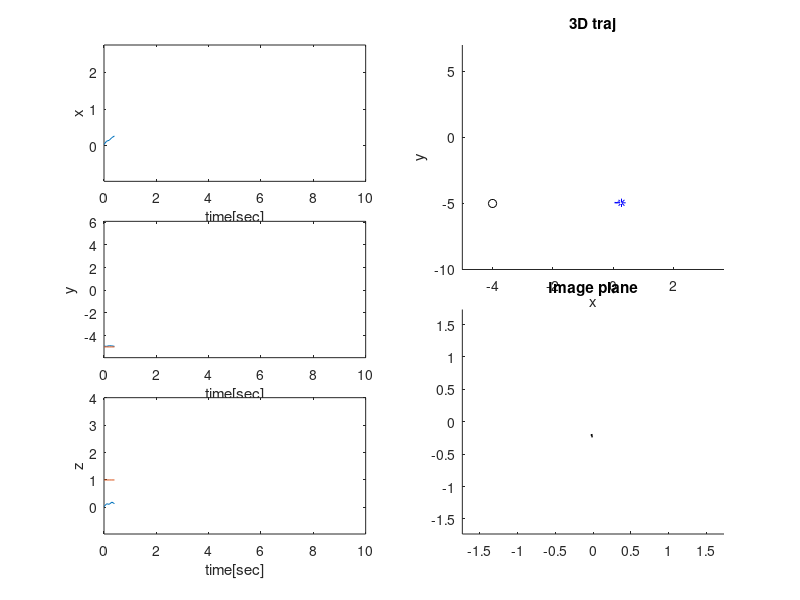

MATLAB code for this plot: (Note: this script raises an error after producing the figure.)
%% This is interception problem using numerical optimization 

%% Parameters
    global t_horizon_prediction t_horizon_observ n
    dt=0.1;  % time interval of each step 
    t_horizon_prediction=1.5;  % prediction horizon 
    N_obs=5; % observation fitting data number 
    t_horizon_observ=dt*N_obs;    % observation horizon                        
    t_exe=0.7;           % executed following horizon of UAV in real world (should be adjusted)
    tf=10;                   % final time of simulation 
    t_init=0;
    N_sim=length(t_init:dt:tf);
    n=4; % poly order 
    
    % Compute time vector t s.t p(t)=p*t
    t0=zeros(n+1,1); t1=zeros(n+1,1);
    t0(1)=1; t1(2)=1;

    % Compute the time integral matrix from 0 to 1
    T0=zeros(n+1,n+1);  
    T1=zeros(n+1,n+1);  % intergral of time vector 1st derviative    
    T3=zeros(n+1,n+1);  % jerk 
    for i=1:n+1
        for j=1:n+1
            T0(i,j)=1/(i+j-1);
            if i>1 && j>1
                T1(i,j)=(i-1)*(j-1)/(i+j-3);
            end
            if i>3 && j>3
                T3(i,j)=factorial(i-1)/factorial(i-4)*factorial(j-1)/factorial(j-4)/(i+j-8+1);
            end
        end
    end
         
%% Target 
    % target predifined history (C-curve) which UAV doesn't know 
    theta=linspace(-pi/2,pi/2,N_sim);
    R=5;
    xs=R*cos(theta)/3; ys=R*sin(theta); zs=linspace(0,3,N_sim);
    
    g_history=[xs;ys;zs]; % positional history of target
    target_traj_noise=rand(3,length(g_history))/10;
    g_history=g_history+target_traj_noise;
%     plot3(g_history(1,:),g_history(2,:),g_history(3,:),'b-')
    
% for now, lets assume UAV can observe initial movement 

%% UAV intial state    
    X=[-4 -5 1]'; Xdot=[0 0 0];
    xr=X(1); yr=X(2); zr=X(3);
    xr_dot=0; yr_dot=0; zr_dot=0;
    yaw=atan2((ys(1)-yr),(xs(1)-xr));
    p_history=[]; % positional history of UAV 
    yaw_history=[];        % yaw history of UAV
%% Main loop     
    replan=false; % replan start?  
    count=0; % iteration count
    count_replan=0;
    isPredicted=false; % is there any predicted motion? in the very first time, No. 
    % drawing 
    figure
    set(gcf,'Position',[100,300,800,500])
    for t=t_init:dt:tf 
    %% replanning loop         
        if replan % If we need to replan (in this case, at every t_elapsed)      
        
        %% obtaining the latest observation data 
            t_obs=t-(N_obs-1)*dt:dt:t; % last N_obs time 
            xt_obs=xs(count-N_obs+1:count); yt_obs=ys(count-N_obs+1:count); zt_obs=zs(count-N_obs+1:count);
            t_replan_start=t; % start time of replanning. which correspond to 0 
        %% Target traj estimation     
            [pt_x,pt_y,pt_z]=target_motion_estimate(t_obs,[xt_obs;yt_obs;zt_obs]);  % coefficients from 0th order to nth order 
            isPredicted=true;
        %% Optimization
            
            % Optimization weights
            w0=30; w1=5; w3=1; % weight for positional & velocity errors % jerk 
            options=optimoptions('quadprog','Display','off');
            % Optimization (Output: polynomial scaled in [0 1])
            pr_x=quadprog(w0*T0+w1*T1+w3*T3,-w0*T0*pt_x-w1*T1*pt_x,[],[],[t0'; t1'],[xr; xr_dot*(t_horizon_prediction)],[],[],[],options);
            pr_y=quadprog(w0*T0+w1*T1+w3*T3,-w0*T0*pt_y-w1*T1*pt_y,[],[],[t0'; t1'],[yr; yr_dot*(t_horizon_prediction)],[],[],[],options);
            pr_z=quadprog(w0*T0+w1*T1+w3*T3,-w0*T0*pt_z-w1*T1*pt_z,[],[],[t0'; t1'],[zr; zr_dot*(t_horizon_prediction)],[],[],[],options);
            % For polyval(Matlab), we flip this coeff.
            pr_x=fliplr(pr_x'); pr_y=fliplr(pr_y'); pr_z=fliplr(pr_z');
            pt_x=fliplr(pt_x'); pt_y=fliplr(pt_y'); pt_z=fliplr(pt_z');

            % Reset the count to 0 
            count_replan=0;
        end
       %% Execute planned path 
        if isPredicted  % if no planning exits, we have nothing to execute
            %% prediction and corresponding plan
            t_eval=linspace(0,1,10); % in real time, this is [t_cur,t_cur+t_horizon_prediction] 
            % Predicted target traj
            xs_pred=polyval(pt_x,t_eval); ys_pred=polyval(pt_y,t_eval); zs_pred=polyval(pt_z,t_eval);
            xrs=polyval(pr_x,t_eval); yrs=polyval(pr_y,t_eval); zrs=polyval(pr_z,t_eval);
                        
            %% Getting state
            % UAV planned state
            t_norm=(t-t_replan_start+dt)/t_horizon_prediction;
            xr=polyval(pr_x,t_norm); yr=polyval(pr_y,t_norm); zr=polyval(pr_z,t_norm);
            xr_dot=(xr-p_history(1,end))/dt; yr_dot=(yr-p_history(2,end))/dt; zr_dot=(zr-p_history(3,end))/dt;
            % predicted target state 
            xt_pred=polyval(pt_x,t_norm); yt_pred=polyval(pt_y,t_norm); zt_pred=polyval(pt_z,t_norm);
            % Desired yaw vector
            yaw=atan2(yt_pred-yr,xt_pred-xr); 
             
        end
        % save current state
        p_history=[p_history [xr; yr; zr]];
        yaw_history=[yaw_history yaw];
       %% do we need to replan? 
        count_replan=count_replan+1;
        count=count+1;
        
        fprintf('current iter : %d replanning count : %d \n',count,count_replan);
        
        if isPredicted
            replan=(count_replan==int32(t_exe/dt));  
        else
            replan=(count_replan==int32(t_horizon_observ/dt));  
        end
        
        
        %% Result animation 
        clf
        t_history=t_init:dt:t;

         % 3D traj 
        subplot(6,2,[2 4 6])
        title('3D traj')
        xlabel('x'); ylabel('y'); zlabel('z')  
        axis([min(xs)-5 max(xs)+2 min(ys)-5 max(ys)+2  min(zs)-3 max(zs)+2])
        hold on 
        % actual stastes
        plot3(g_history(1,1:count),g_history(2,1:count),g_history(3,1:count),'b-','LineWidth',1)         
        plot3(p_history(1,1:count),p_history(2,1:count),p_history(3,1:count),'k-','LineWidth',1);
        plot3(xr,yr,zr,'ko')
        plot3(g_history(1,count),g_history(2,count),g_history(3,count),'b*')
        if isPredicted
            % predicted target traj
            plot3(xs_pred,ys_pred,zs_pred,'g-','LineWidth',1)
            % planned UAV traj
            plot3(xrs,yrs,zrs,'r-','LineWidth',0.5)
            
        end
        hold off

           % xyz 
        subplot(6,2,[1 3])
        plot(t_history,g_history(1,1:count),t_history,p_history(1,1:count));
        axis([t_init tf min(g_history(1,:))-1 max(g_history(1,:))+1])
        xlabel('time[sec]'); ylabel('x')  

        subplot(6,2,[5 7])
        plot(t_history,g_history(2,1:count),t_history,p_history(2,1:count));
        axis([t_init tf min(g_history(2,:))-1 max(g_history(2,:))+1])
        xlabel('time[sec]'); ylabel('y')  

        subplot(6,2,[9 11])
        plot(t_history,g_history(3,1:count),t_history,p_history(3,1:count));
        axis([t_init tf min(g_history(3,:))-1 max(g_history(3,:))+1])
        xlabel('time[sec]'); ylabel('z')  

        % Image plane 
        % Camera spec 
        f=0.2; FOV=pi/3*2;
        % Calculate image on image plane ( small angle of roll of camera is assumed )
        
        d=sqrt((g_history(1,1:count)-p_history(1,1:count)).^2+(g_history(2,1:count)-p_history(2,1:count)).^2);
        alpha=yaw_history-atan2(g_history(2,1:count)-p_history(2,1:count),g_history(1,1:count)-p_history(1,1:count));
        xis=tan(alpha);
        yis=(g_history(3,1:count)-p_history(3,1:count))./(d.*cos(alpha));
        subplot(6,2,[8 10 12])
        title('Image plane')
        hold on
        axis([-tan(FOV/2) tan(FOV/2) -tan(FOV/2) tan(FOV/2)])
        plot(xis,yis,'k-','LineWidth',1)
        hold off
        
        
        pause(1e-1)
       
    end
 
    
%% Result analysis 
        t_history=t_init:dt:tf;
         % 3D traj 
        subplot(6,2,[2 4 6])
        title('3D traj')
        xlabel('x'); ylabel('y'); zlabel('z')  
        hold on 
        plot3(g_history(1,:),g_history(2,:),g_history(3,:),'b-','LineWidth',1)         
        plot3(p_history(1,:),p_history(2,:),p_history(3,:),'k-','LineWidth',1);
        hold off

           % xyz 
        subplot(6,2,[1 3])
        plot(t_history,g_history(1,:),t_history,p_history(1,:));
        xlabel('time[sec]'); ylabel('x')  

        subplot(6,2,[5 7])
        plot(t_history,g_history(2,:),t_history,p_history(2,:));
        xlabel('scaled time [elapsed/pred]'); ylabel('y')  

        subplot(6,2,[9 11])
        plot(t_history,g_history(3,:),t_history,p_history(3,:));
        xlabel('scaled time [elapsed/pred]'); ylabel('z')  

        % Image plane 
        % Camera spec 
        f=0.2; FOV=pi/3*2;
        
        % Calculate image on image plane ( small angle of roll of camera is assumed )
        
        d=sqrt((g_history(1,:)-p_history(1,:)).^2+(g_history(2,:)-p_history(2,:)).^2);
        alpha=yaw_history-atan2(g_history(2,:)-p_history(2,:),g_history(1,:)-p_history(1,:));
        xis=tan(alpha);
        yis=(g_history(3,:)-p_history(3,:))./(d.*cos(alpha));
        subplot(6,2,[8 10 12])
        hold on
        axis([-tan(FOV/2) tan(FOV/2) -tan(FOV/2) tan(FOV/2)])
        plot(xis,yis,'k-','LineWidth',1)
        hold off
        
        
    
    